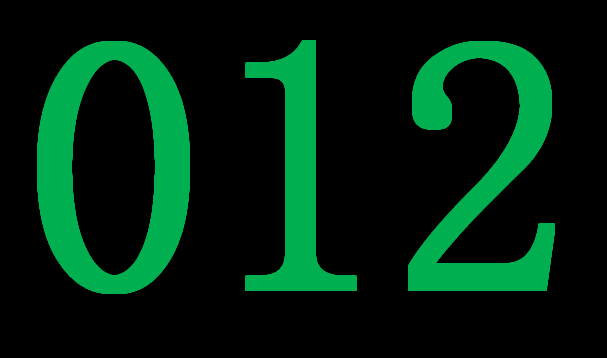
#> input picture classifynum/012.png, 607 x 358 px, given in place of 0-0.png, which was not available
$ python '数字识别.py'
#> lines starting #> are read from the running program, lines starting #| are printed output that depends on the picture; after the words box and inside, x2 and y2 are one past the last pixel; in counts of white or black regions, pixels touching at a corner belong together; pictures that were not available may be replaced by others from this repository, and a replacement may not be noted
#> in training, ima is the input picture: PIL image 607x358 RGBA; mean R, G, B, A 0, 35, 15.9, 255
import numpy as np
from PIL import Image
import pickle


def pretreat(image):
	image = image.convert('L')
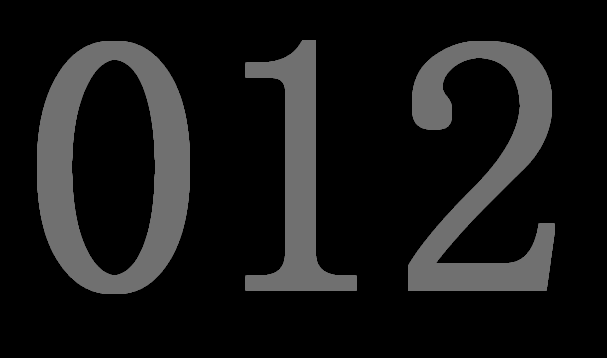
#> image: PIL image 607x358 L; min 0, max 112, mean 22.2
	im = np.array(image)
	for i in range(im.shape[0]):
		for j in range(im.shape[1]):
			if im[i,j] == 0:
				im[i,j]=0
			else:
				im[i,j]=1
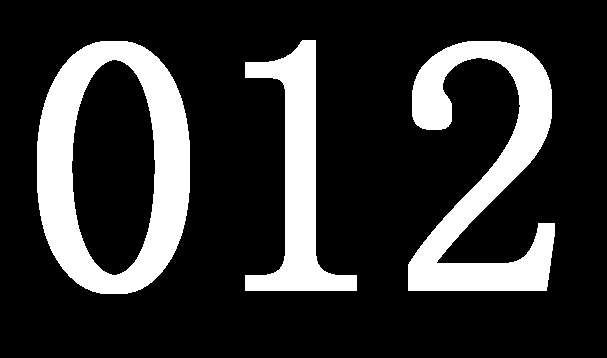
#> im: shape (358, 607); values 0 (black) and 1 (white), 20% white; 3 white regions, box (x1, y1, x2, y2) and area: (37, 41, 190, 294) 18084, (408, 41, 555, 291) 15589, (245, 40, 357, 291) 9822
	return im


def feature(A):
    midx=int(A.shape[1]/2)+1
    midy=int(A.shape[0]/2)+1
    A1=A[0:midy,0:midx].mean()
    A2=A[midy:A.shape[0],0:midx].mean()
    A3=A[0:midy,midx:A.shape[1]].mean()
    A4=A[midy:A.shape[0],midx:A.shape[1]].mean()
    A5=A.mean()
    AF=[A1,A2,A3,A4,A5]
    return AF

#切割图片并返回每个子图片特征
def incise(im):
    #竖直切割并返回切割的坐标
    a=[];b=[]
    if any(im[:,0]==1):
        a.append(0)
    for i in range(im.shape[1]-1):
        if all(im[:,i]==0) and any(im[:,i+1]==1):
            a.append(i+1)
        elif any(im[:,i]==1) and all(im[:,i+1]==0):
            b.append(i+1)
#> after the loop, a = [37, 245, 408]; b = [190, 357, 555]
    if any(im[:,im.shape[1]-1]==1):
        b.append(im.shape[1])
    #水平切割并返回分割图片特征
    names=locals();AF=[]
    for i in range(len(a)):
        names['na%s' % i]=im[:,range(a[i],b[i])]
        if any(names['na%s' % i][0,:]==1):
            c=0
        elif any(names['na%s' % i][names['na%s' % i].shape[0]-1,:]==1):
            d=names['na%s' % i].shape[0]-1
        for j in range(names['na%s' % i].shape[0]-1):
            if all(names['na%s' % i][j,:]==0) and any(names['na%s' % i][j+1,:]==1):
                c=j+1
            elif any(names['na%s' % i][j,:]==1) and all(names['na%s' % i][j+1,:]==0):
                d=j+1
        names['na%s' % i]=names['na%s' % i][range(c,d),:]
        AF.append(feature(names['na%s' % i]))    #提取特征
#> this loop made 3 passes
#> (midx in feature, midy in feature, A1 in feature, A2 in feature, A3 in feature, A4 in feature, A5 in feature) on passes 1 to 3: (77, 127, 0.469, 0.468, 0.466, 0.466, 0.467), (57, 126, 0.374, 0.402, 0.255, 0.365, 0.349), (74, 126, 0.333, 0.454, 0.5, 0.411, 0.424)
#> after the loop, AF = [[0.469, 0.468, 0.466, 0.466, 0.467], [0.374, 0.402, 0.255, 0.365, 0.349], [0.333, 0.454, 0.5, 0.411, 0.424]]; names = 12 items

    return AF

def training():
    train_set={}
    for i in range(11):
        value=[]
        for j in range(15):
            ima=Image.open(str(i)+'//'+str(i)+'-'+str(j)+'.png')
            im=pretreat(ima)
            AF=incise(im)         #切割并提取特征
            value.append(AF[0])
        train_set[i]=value
    #把训练结果存为永久文件，以备下次使用
    output=open('train_set.pkl','wb')
    pickle.dump(train_set,output)
    output.close()
    return train_set

#计算两向量的距离
def distance(v1,v2):
    vector1=np.array(v1)
    vector2=np.array(v2)
    Vector=(vector1-vector2)**2
    distance = Vector.sum()**0.5
    return distance

#用最近邻算法识别单个数字
def knn(train_set,V,k):
    key_sort=[11]*k
    value_sort=[11]*k
    for key in range(11):
        for value in train_set[key]:
            d=distance(V,value)
            for i in range(k):#从小到大排序
                if d<value_sort[i]:
                    for j in range(k-2,i-1,-1):
                        key_sort[j+1]=key_sort[j]
                        value_sort[j+1]=value_sort[j]
                    key_sort[i]=key
                    value_sort[i]=d
                    break
    max_key_count=-1
    key_set=set(key_sort)
    for key in key_set:   #统计每个类别出现的次数
        if max_key_count<key_sort.count(key):
            max_key_count=key_sort.count(key)
            max_key=key
    return max_key

def identification(train_set,AF,k):
    result=''
    for i in AF:
        key=knn(train_set,i,k)
        #if key==10:
            #key='.'
        result=result+str(key)
    return result

#> (the run stopped early here; a loop or call above may not have finished)

$ run again, on classifynum/9.png
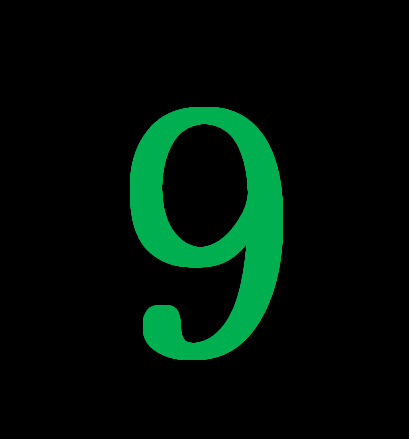
#> input picture classifynum/9.png, 409 x 439 px, given in place of 0-0.png, which was not available
#> in training, ima is the input picture: PIL image 409x439 RGBA; mean R, G, B, A 0, 17.7, 8.1, 255
#> in pretreat, `image = image.convert('L')`:
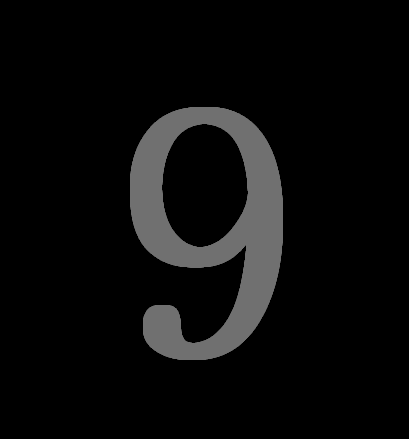
#> image: PIL image 409x439 L; min 0, max 112, mean 11.3
#> after the loop in pretreat, `for i in range(im.shape[0]):`:
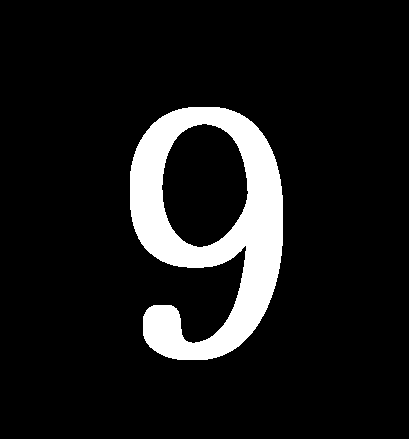
#> im: shape (439, 409); values 0 (black) and 1 (white), 10.2% white; 1 white region, box (x1, y1, x2, y2) and area: (130, 107, 283, 360) 18261
#> after the loop in incise, `for i in range(im.shape[1]-1):`: a = [130]; b = [283]
#> the loop in incise, `for i in range(len(a)):` made 1 pass
#> (midx in feature, midy in feature, A1 in feature, A2 in feature, A3 in feature, A4 in feature, A5 in feature) on pass 1: (77, 127, 0.464, 0.398, 0.487, 0.539, 0.472)
#> after the loop in incise, `for i in range(len(a)):`: AF = [[0.464, 0.398, 0.487, 0.539, 0.472]]; names = 10 items
#> in training, `AF=incise(im)`: AF = [[0.464, 0.398, 0.487, 0.539, 0.472]]
